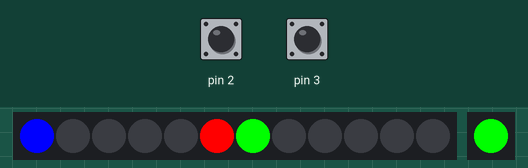
A sketch run on a simulated Arduino Uno, built with avr-gcc and run on an emulated ATmega328P. Shown: 12 RGB LEDs in strip order, left to right, 1 RGB LEDs in strip order, left to right. Wiring (inferred from the names in the program): DS3231 clock at I2C address 0x68. The test bench sets the inputs (shaded band); at power-on: pin 3 HIGH, pin 2 HIGH. The strip is taken to match the declared colour order; the local clock reads 2024-03-15 10:24:30 at power-on unless the sketch sets it.

Above: at 1.2 s.
1.3 s: pin 3 pulled LOW for 0.15 s
At 2.7 s:
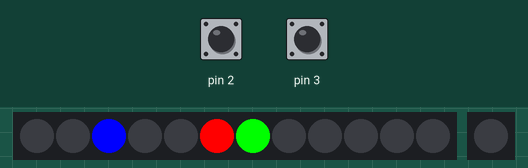
4.4 s: pin 3 pulled LOW for 1 s
At 6.9 s:
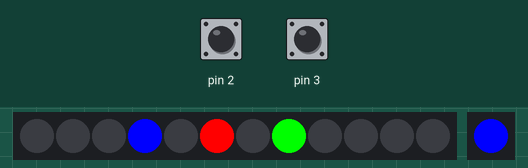
7.5 s: pin 2 pulled LOW for 0.15 s
At 8.5 s:
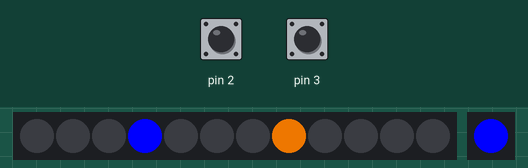
10.6 s: pin 3 pulled LOW for 0.15 s
At 10.9 s:
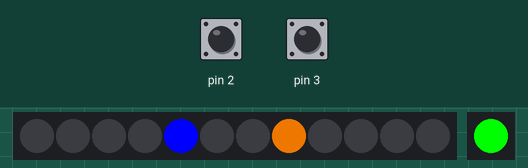
12.5 s: pin 3 pulled LOW for 3.2 s
At 16.4 s:
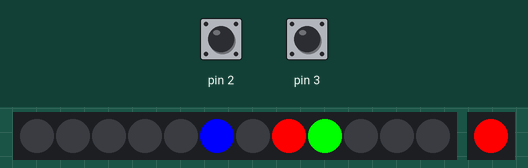
17.2 s: pin 2 pulled LOW for 1 s
At 19.5 s:
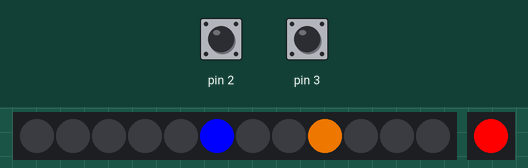
Timing chart, 0 to 37.6 s (numbered marks = the images above; inputs shaded):
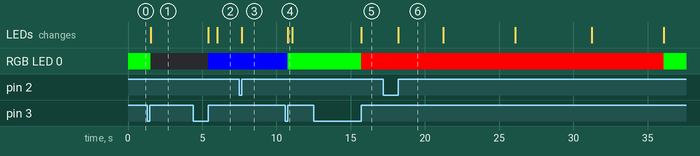

The sketch:

RingUhr_V4.ino
```cpp
/*
Diese Version setzt auf V3 auf. Hier werden die Lampen aber immer komplett
ausgeschaltet und dann immer alle Lampen in einem Zug neu gesetzt. Das passiert
ca. 3 mal pro Sekunde Zusätzlich gibt es noch eine einzelne
LED, die die Einzelminuten anzeigt.
*/
/*********************************************************************************
* Uhr, das die Uhrzeit via DS3231 Breakout über I2C mit einem Ring von NeoPixeln *
* anzeigt. Die Stunden werden über eine rote LED angezeigt, immer 5 Minuten über *
* eine blaue LED und die 5 Sekunden über eine Grüne LED.                         *
* Sollten 2 LED auf dieselbe Stelle fallen, dann wird die Farbe entsprechend ge- *
* mischt.                                                                        *
*                                                                                *
**********************************************************************************/
// Wird für die Uhr benötigt
#include "Wire.h"
// Wird für den NeoPixel-Ring benötigt
#include <Adafruit_NeoPixel.h>
#include <avr/power.h>
// Datenpin für den Neopixel-Ring
#define PIN 13
#define PINS 11
//Adresse des DS3231 setzen
#define DS3231_I2C_ADDRESS 0x68
//Grundeinstellung (Anzahl der LEDs, usw.)
Adafruit_NeoPixel strip = Adafruit_NeoPixel(12, PIN, NEO_GRB + NEO_KHZ800);
Adafruit_NeoPixel sled = Adafruit_NeoPixel(1, PINS, NEO_RGB + NEO_KHZ800);
// 2 Basiswerte zum Entprellen der Stelltaster
volatile unsigned long alteZeit = 0,
                       entprell = 20;
// Zeitwerte
int GvStd, GvMin, GvSek, GvwTag, GvTag, GvMonat, GvJahr;
boolean GvChangeTimeSw = false;
// Nummer der einzuschaltenden LED für die Stunden, Minuten
// Sekunden sind in der Routine definiert, damit sie den globalen Speicher
// nicht belasten
uint16_t StdLED, MinLED, SekLED;
uint32_t HHFarbe, MMFarbe, SSFarbe, AlleFarbe, SMinFarbe,
         AusFarbe, StSekFarbe, StMiFarbe, MiSekFarbe;
uint32_t Min0Farbe, Min1Farbe, Min2Farbe, Min3Farbe, Min4Farbe;
/******************************************************************************
         S E T U P  - - -  S E T U P
*******************************************************************************/
void setup() {
  strip.begin();
  strip.show(); // Alle LEDs initialisieren
  sled.begin();
  sled.show(); // Einzelne LED initialisieren
// Aktionen für den DS3231
  Wire.begin();
//Einstellungen für die Taster zum Stellen der Uhrzeit
  pinMode(2, INPUT);
  pinMode(3, INPUT);
// Einschalten der internen Pullups
  digitalWrite(2, HIGH);
  digitalWrite(3, HIGH);
//Interrupts Registrieren
  attachInterrupt(0, StundenHoch, LOW);
  attachInterrupt(1, MinutenHoch, LOW);
// Farbwerte setzen
  HHFarbe    = strip.Color(255, 0, 0);
  MMFarbe    = strip.Color(0, 0, 255);
  SSFarbe    = strip.Color(0, 255, 0);
  AlleFarbe  = strip.Color(255, 255, 255);
  AusFarbe   = strip.Color(0, 0, 0);
  StSekFarbe = strip.Color(200, 100, 0);
  StMiFarbe  = strip.Color(255, 0, 255);
  MiSekFarbe = strip.Color(205, 102, 0);
  Min0Farbe  = strip.Color(0, 0, 0);
  Min1Farbe  = strip.Color(255, 0, 0);
  Min2Farbe  = strip.Color(0, 255, 0);
  Min3Farbe  = strip.Color(0, 0, 255);
  Min4Farbe  = strip.Color(200, 100, 0);
// DS3231 seconds, minutes, hours, day, date, month, year
  setDS3231time(30,02,17,5,03,12,15);
}
/*************************************************************
         L O O P ---- L O O P
**************************************************************/
void loop() {
// Zeitwerte lesen
  ZeitLesen();
// Die aktuellen LEDs alle Ausschalten
  strip.setPixelColor(StdLED, AusFarbe);
  strip.setPixelColor(MinLED, AusFarbe);
  strip.setPixelColor(SekLED, AusFarbe);
  sled.setPixelColor(0, AusFarbe);
  strip.show();
  sled.show();
// LED-Nummern setzen
// Stunden
  StundenLED();
// Minuten
  MinutenLED();
// Sekunden
  SekundenLED();
// Einzelminuten Ist immer die 13 wird im setup gesetzt
// Farbe der Einzelminute
// Farben der LED setzen
  LEDFarbenSetzen();
  sled.setPixelColor(0, SMinFarbe);
  strip.show();
  sled.show();
  delay(300);
}

/*****************************************************************
     L E D - A U F - D E M - R I N G - S C H A L T E N
******************************************************************/
void StundenLED(){
// Berechnen der LED-Nummer für die Stunden.
  if (GvStd > 12) {
    StdLED = GvStd - 12;
   } else {
    StdLED = GvStd;
  }
  if (StdLED > 12) {
    StdLED = 12;
  }
}
/*
   M I N U T E N
*/
void MinutenLED(){
// Berechnen der Minuten-Lampe
  if (GvMin < 6) {
    MinLED = 0;
  } else {
    MinLED = GvMin / 5;
  }
// Einzelminuten
int minute = GvMin % 5;
  switch (minute) {
    case 0:
      SMinFarbe = Min0Farbe;
      break;
    case 1:
      SMinFarbe = Min1Farbe;
      break;
    case 2:
      SMinFarbe = Min2Farbe;
      break;
    case 3:
      SMinFarbe = Min3Farbe;
      break;
    case 4:
      SMinFarbe = Min4Farbe;
      break;
  }
}
/*
       S E K U N D E N
*/
void SekundenLED(){
// Berechnen der Sekunden-Lampe
  if (GvSek < 6) {
    SekLED = 0;
  } else {
    SekLED = GvSek / 5;
  }
}
/*************************************************************
   Hier werden die Farben gesetzt
**************************************************************/
void LEDFarbenSetzen() {
//uint16_t StdLED, MinLED, SekLED;
//  HHFarbe    = strip.Color(255, 0, 0);
//  MMFarbe    = strip.Color(0, 0, 255);
//  SSFarbe    = strip.Color(0, 255, 0);
//  AlleFarbe  = strip.Color(255, 255, 255);
//  AusFarbe   = strip.Color(0, 0, 0);
//  StSekFarbe = strip.Color(205, 102, 0);
//  StMiFarbe  = strip.Color(255, 0, 255);
//  MiSekFarbe = strip.Color(205, 102, 0);
  if (StdLED == MinLED &&
      MinLED == SekLED) {
      strip.setPixelColor(StdLED, AlleFarbe);
      return;
   }
// Wenn das stimmt sind nur die Sekunden an anderer Stelle
  if (StdLED == MinLED) {
      strip.setPixelColor(StdLED, StMiFarbe);
      strip.setPixelColor(SekLED, SSFarbe);
      return;
  }
// Wenn das folgende Stimmt müssen die Sekunden auf der stunde nicht aber
// auf den Minuten liegen
  if (StdLED == SekLED) {
      strip.setPixelColor(StdLED, StSekFarbe);
      strip.setPixelColor(MinLED, MMFarbe);
      return;
  }
// Wenn man bis hierher kommt und es stimmt, dann ist die Stunde alleine
  if (MinLED == SekLED) {
      strip.setPixelColor(StdLED, HHFarbe);
      strip.setPixelColor(MinLED, MiSekFarbe);
      return;
  }
// Jetzt bleibt nur noch dass alle unterschiedlich sitzen
  strip.setPixelColor(StdLED, HHFarbe);
  strip.setPixelColor(MinLED, MMFarbe);
  strip.setPixelColor(SekLED, SSFarbe);
}

/************************************************************
    Call-Back-Routinen für die beiden Interrupts
*************************************************************/
//Auffangroutine für den Interrupt 0 Stunden
void StundenHoch() {
  if ((millis() - alteZeit) > entprell) {
    GvStd++;
    if (GvStd > 23) {
      GvStd = 0;
    }
    alteZeit = millis();
    GvChangeTimeSw = true;
  }
}

//Auffangroutine für den Interrupt 1 Minuten
void MinutenHoch() {
  if ((millis() - alteZeit) > entprell) {
    GvMin++;
    if (GvMin > 59) {
      GvMin = 0;
    }
    alteZeit = millis();
    GvChangeTimeSw = true;
  }
}
/*
   DS3231 Auslesen Unter und UnterUnterfunktionen
*/
// Zeit lesen und in Integervariablen umsetzen
void ZeitLesen() {
  byte second, minute, hour, dayOfWeek,
       dayOfMonth, month, year;
// Sollte ein Interrupt ausgelesen worden sein, dann erst
// die Zeit auf der RTC korrigieren und dann lesen
  if (GvChangeTimeSw) {
    setDS3231time(GvSek,
                  GvMin,
                  GvStd,
                  GvwTag,
                  GvTag,
                  GvMonat,
                  GvJahr);
    GvChangeTimeSw = false;
  }

  readDS3231time(&second, &minute, &hour, &dayOfWeek,
                 &dayOfMonth, &month,&year);

  GvSek   = second;
  GvMin   = minute;
  GvStd   = hour;
  GvwTag  = dayOfWeek;
  GvTag   = dayOfMonth;
  GvMonat = month;
  GvJahr  = year;
}

// Datum Uhrzeit setzen

void setDS3231time(byte second, byte minute, byte hour, byte dayOfWeek, byte
dayOfMonth, byte month, byte year)
{
// sets time and date data to DS3231
  Wire.beginTransmission(DS3231_I2C_ADDRESS);
  Wire.write(0); // set next input to start at the seconds register
  Wire.write(decToBcd(second)); // set seconds
  Wire.write(decToBcd(minute)); // set minutes
  Wire.write(decToBcd(hour)); // set hours
  Wire.write(decToBcd(dayOfWeek)); // set day of week (1=Sunday, 7=Saturday)
  Wire.write(decToBcd(dayOfMonth)); // set date (1 to 31)
  Wire.write(decToBcd(month)); // set month
  Wire.write(decToBcd(year)); // set year (0 to 99)
  Wire.endTransmission();
}

// Datum und Uhrzeit lesen
void readDS3231time(byte *second,
                    byte *minute,
                    byte *hour,
                    byte *dayOfWeek,
                    byte *dayOfMonth,
                    byte *month,
                    byte *year)
{
  Wire.beginTransmission(DS3231_I2C_ADDRESS);
  Wire.write(0); // set DS3231 register pointer to 00h
  Wire.endTransmission();
  Wire.requestFrom(DS3231_I2C_ADDRESS, 7);
// request seven bytes of data from DS3231 starting from register 00h
  *second = bcdToDec(Wire.read() & 0x7f);
  *minute = bcdToDec(Wire.read());
  *hour = bcdToDec(Wire.read() & 0x3f);
  *dayOfWeek = bcdToDec(Wire.read());
  *dayOfMonth = bcdToDec(Wire.read());
  *month = bcdToDec(Wire.read());
  *year = bcdToDec(Wire.read());
}

// Convert normal decimal numbers to binary coded decimal

byte decToBcd(byte val)
{
  return( (val/10*16) + (val%10) );
}
// Convert binary coded decimal to normal decimal numbers
byte bcdToDec(byte val)
{
  return( (val/16*10) + (val%16) );
}
```

Measured:
- after the input at 1.3 s, RGB LED 0: RGB(0, 255, 0) → off after 0.22 s; the LEDs: change after 0.22 s (image 1)
- after the input at 4.4 s, the LEDs: first change after 1.0 s (image 2 shows a later state)
- after the input at 7.5 s, the LEDs: change after 0.15 s (image 3)
- after the input at 10.6 s, the LEDs: change after 0.15 s (image 4)
- after the input at 12.5 s, the LEDs: change after 3.2 s (image 5)
- after the input at 17.2 s, the LEDs: change after 1.0 s (image 6)
